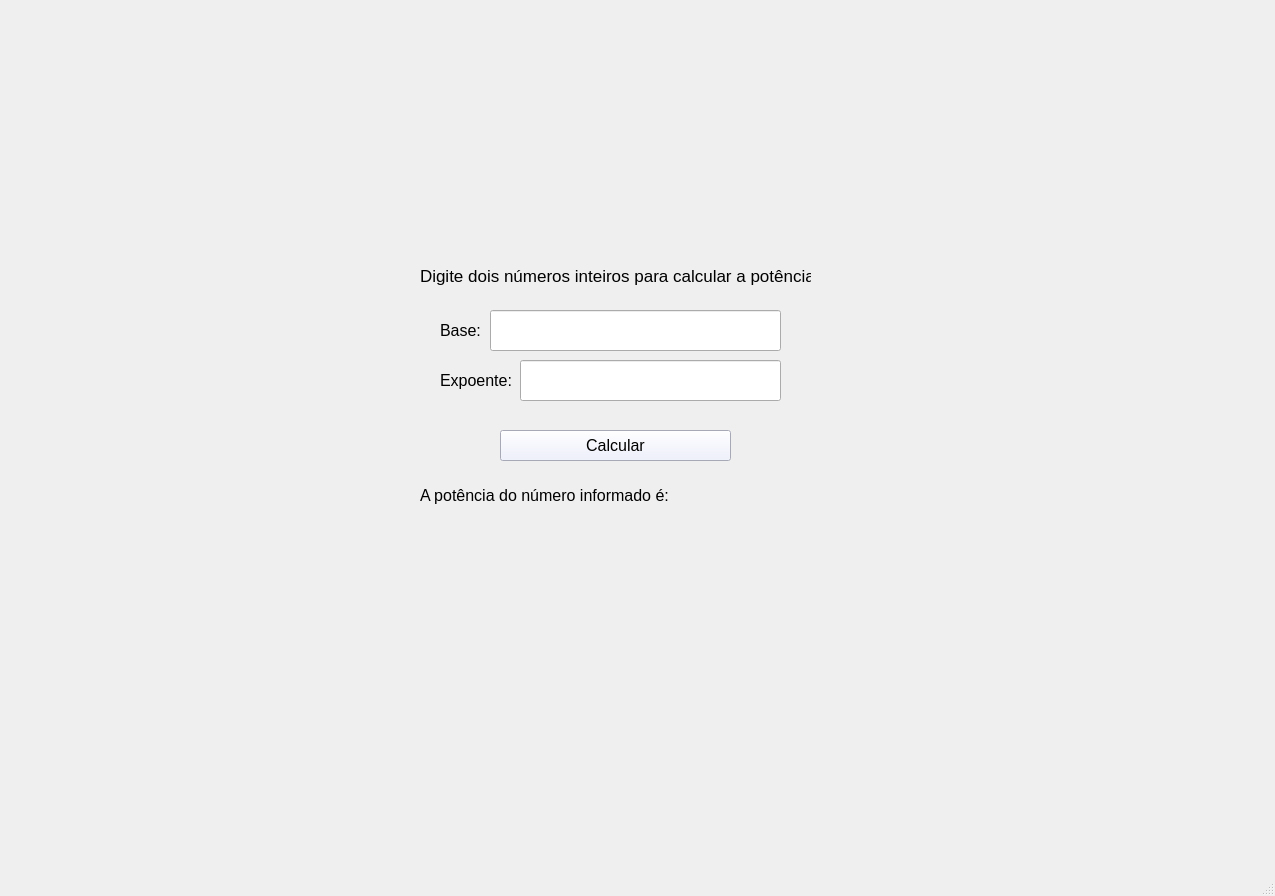
<?xml version="1.0" encoding="UTF-8"?>
<ui version="4.0">
 <class>MainWindow</class>
 <widget class="QMainWindow" name="MainWindow">
  <property name="geometry">
   <rect>
    <x>0</x>
    <y>0</y>
    <width>1275</width>
    <height>896</height>
   </rect>
  </property>
  <property name="windowTitle">
   <string>MainWindow</string>
  </property>
  <widget class="QWidget" name="centralwidget">
   <widget class="QLabel" name="labelNum_2">
    <property name="geometry">
     <rect>
      <x>440</x>
      <y>360</y>
      <width>71</width>
      <height>41</height>
     </rect>
    </property>
    <property name="font">
     <font>
      <family>Arial</family>
      <pointsize>12</pointsize>
     </font>
    </property>
    <property name="text">
     <string>Expoente:</string>
    </property>
   </widget>
   <widget class="QLabel" name="labelNum_1">
    <property name="geometry">
     <rect>
      <x>440</x>
      <y>310</y>
      <width>41</width>
      <height>41</height>
     </rect>
    </property>
    <property name="font">
     <font>
      <family>Arial</family>
      <pointsize>12</pointsize>
     </font>
    </property>
    <property name="text">
     <string>Base:</string>
    </property>
   </widget>
   <widget class="QPushButton" name="pushButtonCalcular">
    <property name="geometry">
     <rect>
      <x>500</x>
      <y>430</y>
      <width>231</width>
      <height>31</height>
     </rect>
    </property>
    <property name="font">
     <font>
      <family>Arial</family>
      <pointsize>12</pointsize>
     </font>
    </property>
    <property name="styleSheet">
     <string notr="true">background: #eaedff;</string>
    </property>
    <property name="text">
     <string>Calcular</string>
    </property>
   </widget>
   <widget class="QLineEdit" name="lineEditExpoente">
    <property name="geometry">
     <rect>
      <x>520</x>
      <y>360</y>
      <width>261</width>
      <height>41</height>
     </rect>
    </property>
    <property name="font">
     <font>
      <family>Arial</family>
      <pointsize>12</pointsize>
     </font>
    </property>
    <property name="text">
     <string/>
    </property>
   </widget>
   <widget class="QLabel" name="labelDescricao">
    <property name="geometry">
     <rect>
      <x>420</x>
      <y>260</y>
      <width>391</width>
      <height>31</height>
     </rect>
    </property>
    <property name="font">
     <font>
      <family>Arial</family>
      <pointsize>13</pointsize>
     </font>
    </property>
    <property name="text">
     <string>Digite dois números inteiros para calcular a potência:</string>
    </property>
   </widget>
   <widget class="QLabel" name="labelResultado">
    <property name="geometry">
     <rect>
      <x>420</x>
      <y>470</y>
      <width>741</width>
      <height>51</height>
     </rect>
    </property>
    <property name="font">
     <font>
      <family>Arial</family>
      <pointsize>12</pointsize>
     </font>
    </property>
    <property name="text">
     <string>A potência do número informado é: </string>
    </property>
   </widget>
   <widget class="QLineEdit" name="lineEditBase">
    <property name="geometry">
     <rect>
      <x>490</x>
      <y>310</y>
      <width>291</width>
      <height>41</height>
     </rect>
    </property>
    <property name="font">
     <font>
      <family>Arial</family>
      <pointsize>12</pointsize>
     </font>
    </property>
    <property name="text">
     <string/>
    </property>
   </widget>
  </widget>
  <widget class="QMenuBar" name="menubar">
   <property name="geometry">
    <rect>
     <x>0</x>
     <y>0</y>
     <width>1275</width>
     <height>21</height>
    </rect>
   </property>
  </widget>
  <widget class="QStatusBar" name="statusbar"/>
 </widget>
 <resources/>
 <connections/>
</ui>
